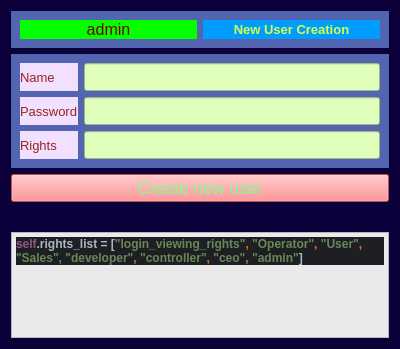
<?xml version="1.0" encoding="UTF-8"?>
<ui version="4.0">
 <class>Form</class>
 <widget class="QWidget" name="Form">
  <property name="geometry">
   <rect>
    <x>0</x>
    <y>0</y>
    <width>400</width>
    <height>349</height>
   </rect>
  </property>
  <property name="windowTitle">
   <string>Form</string>
  </property>
  <property name="styleSheet">
   <string notr="true">background-color:rgb(11, 0, 57);</string>
  </property>
  <layout class="QVBoxLayout" name="verticalLayout">
   <item>
    <widget class="QWidget" name="widget" native="true">
     <property name="styleSheet">
      <string notr="true">background-color: rgb(83, 100, 176);</string>
     </property>
     <layout class="QHBoxLayout" name="horizontalLayout">
      <item>
       <widget class="QLabel" name="label_user_admin">
        <property name="styleSheet">
         <string notr="true">background-color:rgb(4, 255, 0);color:rgb(117, 2, 2);font-size:12pt;</string>
        </property>
        <property name="text">
         <string>admin</string>
        </property>
        <property name="alignment">
         <set>Qt::AlignCenter</set>
        </property>
       </widget>
      </item>
      <item>
       <widget class="QLabel" name="label">
        <property name="enabled">
         <bool>false</bool>
        </property>
        <property name="sizePolicy">
         <sizepolicy hsizetype="Preferred" vsizetype="Preferred">
          <horstretch>0</horstretch>
          <verstretch>0</verstretch>
         </sizepolicy>
        </property>
        <property name="font">
         <font>
          <pointsize>10</pointsize>
          <bold>true</bold>
          <kerning>false</kerning>
         </font>
        </property>
        <property name="layoutDirection">
         <enum>Qt::LeftToRight</enum>
        </property>
        <property name="styleSheet">
         <string notr="true">background-color:rgb(0, 157, 255);color:rgb(212, 255, 70);font-size:10pt;</string>
        </property>
        <property name="text">
         <string>New User Creation</string>
        </property>
        <property name="alignment">
         <set>Qt::AlignCenter</set>
        </property>
       </widget>
      </item>
     </layout>
    </widget>
   </item>
   <item>
    <widget class="QWidget" name="widget_of_entrances" native="true">
     <property name="styleSheet">
      <string notr="true">background-color: rgb(83, 100, 176);</string>
     </property>
     <layout class="QGridLayout" name="gridLayout">
      <item row="0" column="0">
       <widget class="QLabel" name="customer_new_order_operator">
        <property name="styleSheet">
         <string notr="true">color: rgb(149, 38, 30); background-color: rgb(241, 224, 255);font-size: 10pt;</string>
        </property>
        <property name="text">
         <string>Name</string>
        </property>
       </widget>
      </item>
      <item row="2" column="1">
       <widget class="QLineEdit" name="newUser_rights">
        <property name="enabled">
         <bool>true</bool>
        </property>
        <property name="styleSheet">
         <string notr="true">color: rgb(149, 38, 30); background-color:rgb(224, 255, 188); font-size:13pt;</string>
        </property>
       </widget>
      </item>
      <item row="2" column="0">
       <widget class="QLabel" name="marker2_new_order_operator">
        <property name="styleSheet">
         <string notr="true">color: rgb(149, 38, 30); background-color: rgb(241, 224, 255);font-size: 10pt;</string>
        </property>
        <property name="text">
         <string>Rights</string>
        </property>
       </widget>
      </item>
      <item row="1" column="0">
       <widget class="QLabel" name="marker1_new_order_operator">
        <property name="styleSheet">
         <string notr="true">color: rgb(149, 38, 30); background-color: rgb(241, 224, 255);font-size: 10pt;</string>
        </property>
        <property name="text">
         <string>Password</string>
        </property>
       </widget>
      </item>
      <item row="1" column="1">
       <widget class="QLineEdit" name="newUser_password">
        <property name="styleSheet">
         <string notr="true">color: rgb(149, 38, 30); background-color:rgb(224, 255, 188); font-size:13pt;</string>
        </property>
        <property name="text">
         <string/>
        </property>
       </widget>
      </item>
      <item row="0" column="1">
       <widget class="QLineEdit" name="newUser_name">
        <property name="styleSheet">
         <string notr="true">color: rgb(149, 38, 30); background-color:rgb(224, 255, 188); font-size:13pt;</string>
        </property>
       </widget>
      </item>
     </layout>
    </widget>
   </item>
   <item>
    <widget class="QPushButton" name="createBtn">
     <property name="styleSheet">
      <string notr="true">background-color: rgb(255, 117, 119); color: rgb(126, 255, 141); font-size:13pt;</string>
     </property>
     <property name="text">
      <string>Create new user</string>
     </property>
    </widget>
   </item>
   <item>
    <widget class="QLabel" name="feedback_label">
     <property name="styleSheet">
      <string notr="true">background-color:rgb(11, 0, 57);color:rgb(255, 0, 0);font-size:12pt;</string>
     </property>
     <property name="text">
      <string/>
     </property>
    </widget>
   </item>
   <item>
    <widget class="QTextBrowser" name="communications_entryfield_new_order_operator">
     <property name="styleSheet">
      <string notr="true">color: rgb(162, 0, 0); background-color: rgb(234, 234, 234); font: 700 9pt &quot;Segoe UI&quot;;</string>
     </property>
     <property name="html">
      <string>&lt;!DOCTYPE HTML PUBLIC &quot;-//W3C//DTD HTML 4.0//EN&quot; &quot;http://www.w3.org/TR/REC-html40/strict.dtd&quot;&gt;
&lt;html&gt;&lt;head&gt;&lt;meta name=&quot;qrichtext&quot; content=&quot;1&quot; /&gt;&lt;meta charset=&quot;utf-8&quot; /&gt;&lt;style type=&quot;text/css&quot;&gt;
p, li { white-space: pre-wrap; }
hr { height: 1px; border-width: 0; }
li.unchecked::marker { content: &quot;\2610&quot;; }
li.checked::marker { content: &quot;\2612&quot;; }
&lt;/style&gt;&lt;/head&gt;&lt;body style=&quot; font-family:'Segoe UI'; font-size:9pt; font-weight:700; font-style:normal;&quot;&gt;
&lt;p style=&quot; margin-top:12px; margin-bottom:12px; margin-left:0px; margin-right:0px; -qt-block-indent:0; text-indent:0px; background-color:#1e1f22;&quot;&gt;&lt;span style=&quot; font-family:'JetBrains Mono','monospace'; color:#94558d;&quot;&gt;self&lt;/span&gt;&lt;span style=&quot; font-family:'JetBrains Mono','monospace'; color:#a9b7c6;&quot;&gt;.rights_list = [&lt;/span&gt;&lt;span style=&quot; font-family:'JetBrains Mono','monospace'; color:#6a8759;&quot;&gt;&amp;quot;login_viewing_rights&amp;quot;&lt;/span&gt;&lt;span style=&quot; font-family:'JetBrains Mono','monospace'; color:#cc7832;&quot;&gt;, &lt;/span&gt;&lt;span style=&quot; font-family:'JetBrains Mono','monospace'; color:#6a8759;&quot;&gt;&amp;quot;Operator&amp;quot;&lt;/span&gt;&lt;span style=&quot; font-family:'JetBrains Mono','monospace'; color:#cc7832;&quot;&gt;, &lt;/span&gt;&lt;span style=&quot; font-family:'JetBrains Mono','monospace'; color:#6a8759;&quot;&gt;&amp;quot;User&amp;quot;&lt;/span&gt;&lt;span style=&quot; font-family:'JetBrains Mono','monospace'; color:#cc7832;&quot;&gt;, &lt;/span&gt;&lt;span style=&quot; font-family:'JetBrains Mono','monospace'; color:#6a8759;&quot;&gt;&amp;quot;Sales&amp;quot;, &amp;quot;developer&amp;quot;&lt;/span&gt;&lt;span style=&quot; font-family:'JetBrains Mono','monospace'; color:#cc7832;&quot;&gt;, &lt;/span&gt;&lt;span style=&quot; font-family:'JetBrains Mono','monospace'; color:#6a8759;&quot;&gt;&amp;quot;controller&amp;quot;&lt;/span&gt;&lt;span style=&quot; font-family:'JetBrains Mono','monospace'; color:#cc7832;&quot;&gt;, &lt;/span&gt;&lt;span style=&quot; font-family:'JetBrains Mono','monospace'; color:#6a8759;&quot;&gt;&amp;quot;ceo&amp;quot;&lt;/span&gt;&lt;span style=&quot; font-family:'JetBrains Mono','monospace'; color:#cc7832;&quot;&gt;, &lt;/span&gt;&lt;span style=&quot; font-family:'JetBrains Mono','monospace'; color:#6a8759;&quot;&gt;&amp;quot;admin&amp;quot;&lt;/span&gt;&lt;span style=&quot; font-family:'JetBrains Mono','monospace'; color:#a9b7c6;&quot;&gt;]&lt;/span&gt;&lt;/p&gt;&lt;/body&gt;&lt;/html&gt;</string>
     </property>
    </widget>
   </item>
  </layout>
 </widget>
 <resources/>
 <connections/>
</ui>
